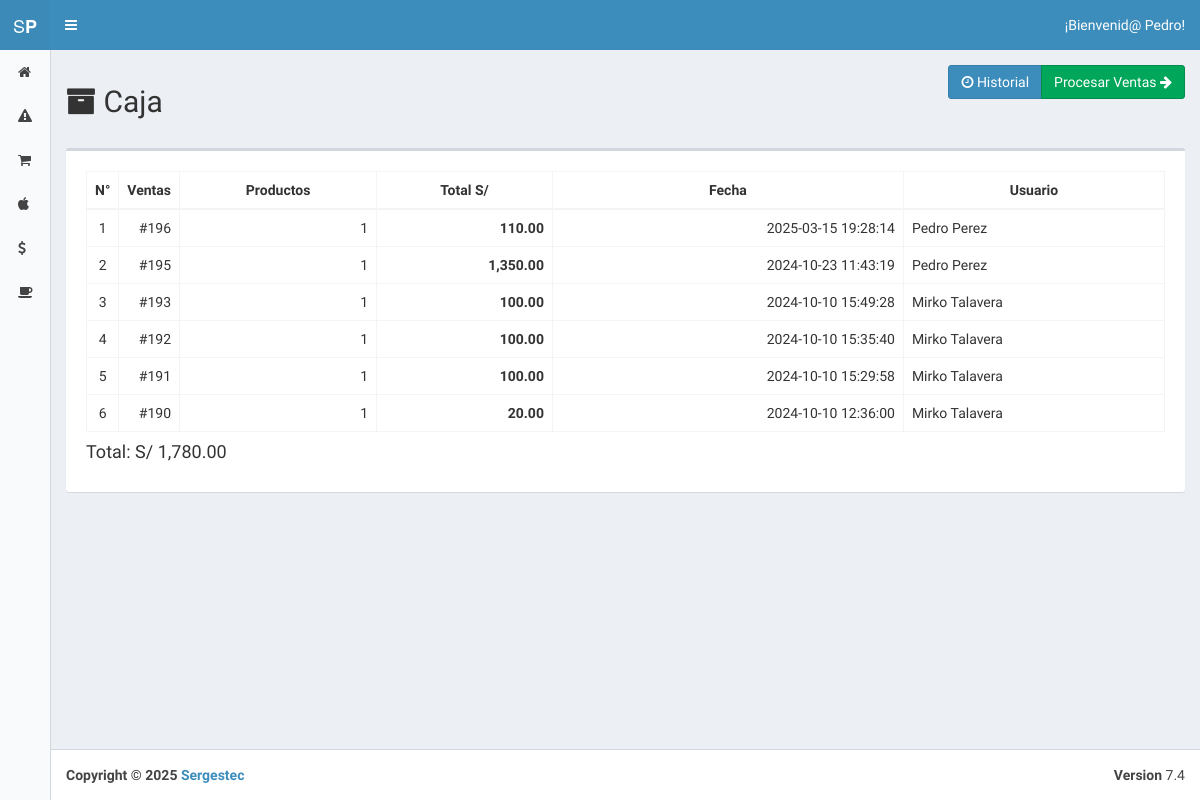
Before: /index.php?view=box (signed in) with the older database file.
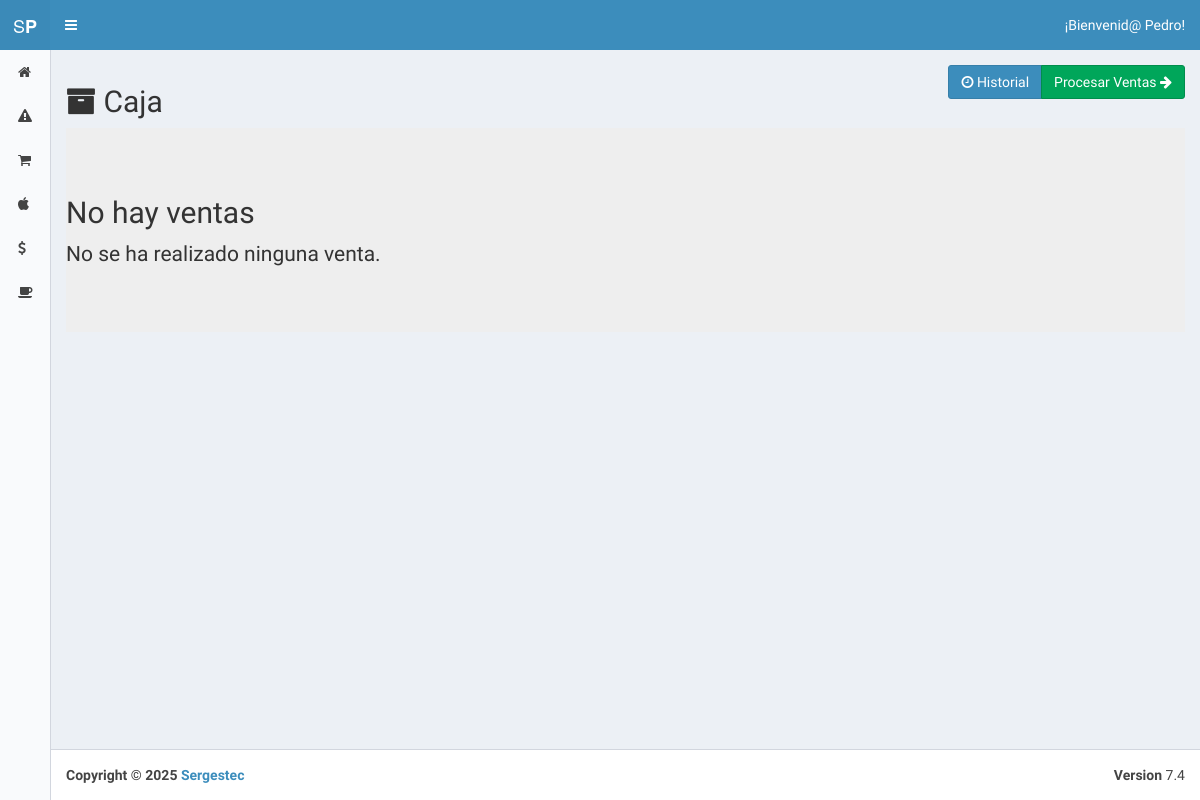
After: the same page with the newer database file.
### tables this page shows
CREATE TABLE `configuration` (
  `id` int(11) NOT NULL,
  `short` varchar(255) NOT NULL,
  `name` varchar(255) NOT NULL,
  `kind` int(11) NOT NULL,
  `val` varchar(255) NOT NULL
);

CREATE TABLE `sell` (
  `id` int(11) NOT NULL,
  `ref_id` int(11) NOT NULL,
  `person_id` int(11) DEFAULT NULL,
  `operation_type_id` int(11) DEFAULT '2',
  `box_id` int(11) DEFAULT NULL,
  `total` double DEFAULT NULL,
  `cash` double DEFAULT NULL,
  `discount` double DEFAULT NULL,
  `user_id` int(11) NOT NULL,
  `created_at` datetime DEFAULT NULL
);

CREATE TABLE `user` (
  `id` int(11) NOT NULL,
  `name` varchar(50) NOT NULL,
  `lastname` varchar(50) NOT NULL,
  `username` varchar(50) NOT NULL,
  `email` varchar(255) DEFAULT NULL,
  `password` varchar(60) NOT NULL,
  `image` varchar(255) DEFAULT NULL,
  `is_active` tinyint(1) NOT NULL DEFAULT '1',
  `is_admin` tinyint(1) NOT NULL DEFAULT '0',
  `counter` int(11) NOT NULL,
  `created_at` datetime NOT NULL
);

### core/controller/Lb.php (called while the page is built, shortened)
<?php
class Lb {
	public function start(){
		include "core/app/init.php";
	}
}
?>

### index.php (called while the page is built, shortened)
<?php
	$lb = new Lb();
	$lb->start();
?>

### core/controller/Model.php (called while the page is built, shortened)
<?php
class Model {
	public static function exists($modelname){
		$fullpath = self::getFullpath($modelname);
		$found=false;
		if(file_exists($fullpath)){
			$found = true;
		}
		return $found;
	}
	public static function getFullpath($modelname){
		return Core::$root."core/app/model/".$modelname.".php";
	}
	public static function many($query,$aclass){
		$cnt = 0;
		$array = array();
		while($r = $query->fetch_array()){
			$array[$cnt] = new $aclass;
			$cnt2=1;
			foreach ($r as $key => $v) {
				if($cnt2>0 && $cnt2%2==0){
					$array[$cnt]->$key = $v;
				}
				$cnt2++;
			}
			$cnt++;
		}
		return $array;
	}
	public static function one($query,$aclass){
		$found = null;
		$data = new $aclass;
		while($r = $query->fetch_array()){
			$cnt=1;
			foreach ($r as $key => $v) {
				if($cnt>0 && $cnt%2==0){
					$data->$key = $v;
				}
				$cnt++;
			}
			$found = $data;
			break;
		}
		return $found;
	}
}
?>

### core/controller/Executor.php (called while the page is built, shortened)
<?php
class Executor {
	public static function doit($sql){
		$con = Database::getCon();
		return array($con->query($sql),$con->insert_id);
	}
}
?>

### core/app/model/SellData.php (called while the page is built, shortened)
<?php
	class SellData {
		public static $tablename = "sell";
		public function __construct(){
			$this->user_id = "";
		}
		public function getUser(){ return UserData::getById($this->user_id); }
		public static function getSellsUnBoxed(){
			$sql = "select * from ".self::$tablename." where operation_type_id=2 and box_id is NULL order by id desc";
			$query = Executor::doit($sql);
			return Model::many($query[0],new SellData());
		}
	}
?>

### core/app/model/ConfigurationData.php (called while the page is built, shortened)
<?php
	class ConfigurationData {
		public static $tablename = "configuration";
		public static function getByPreffix($id){
			$sql = "select * from ".self::$tablename." where short=\"$id\"";
			$query = Executor::doit($sql);
			return Model::one($query[0],new ConfigurationData());
		}
	}
?>

### core/app/model/OperationData.php (called while the page is built, shortened)
<?php
	class OperationData {
		public static $tablename = "operation";
		public static function getAllProductsBySellId($sell_id){
			$sql = "select * from ".self::$tablename." where sell_id=$sell_id order by created_at desc";
			$query = Executor::doit($sql);
			return Model::many($query[0],new OperationData());
		}
	}
?>

### core/app/model/UserData.php (called while the page is built, shortened)
<?php
	class UserData {
		public static $tablename = "user";
		public static function getById($id){
			$sql = "select * from ".self::$tablename." where id=$id";
			$query = Executor::doit($sql);
			return Model::one($query[0],new UserData());
		}
	}
?>

### core/app/view/box-view.php (the view, shortened to what this page needs)
<section class="content">
	<?php $u=null;
    if(isset($_SESSION["user_id"]) &&$_SESSION["user_id"]!=""):
  	$currency = ConfigurationData::getByPreffix("currency")->val; ?>
	<div class="row">
		<div class="col-md-12">
			<div class="btn-group pull-right">
			<a href="./index.php?view=box_history" class="btn btn-primary"><i class="fa fa-clock-o"></i> Historial</a>
			<a href="./index.php?action=box_process" class="btn btn-success">Procesar Ventas <i class="fa fa-arrow-right"></i></a>
			</div>
			<h2><i class='fa fa-archive'></i> Caja</h2>
			<div class="form-group">
			<?php $products = SellData::getSellsUnBoxed();
			if(count($products)>0){
			$total_total = 0; ?>
			<br>
			<div class="box">
	  			<div class="box-body no-padding">
	  				<div class="box-body">
						<div class="box-body table-responsive">
							<table class="table table-bordered datatable table-hover	">
								<thead>
									<th style="text-align: center; width: 30px;">N°</th>
									<th style="text-align: center; width: 30px;">Ventas</th>
									<th style="text-align: center;">Productos</th>
									<th style="text-align: center;">Total&nbsp;<?php echo $currency; ?></th>
									<th style="text-align: center;">Fecha</th>
									<th style="text-align: center;">Usuario</th>
								</thead>
								<?php for($number=0; $number<1; $number++);
								foreach($products as $sell):
								$user = $sell->getUser(); ?>
								<tr>
									<td style="text-align: center; width:30px;"><?php echo $number; ?></td> <?php $number++; ?>
									<td style="text-align: right;"><?php echo "#".$sell->ref_id; ?></td>
									<td style="text-align: right;"><?php $operations = OperationData::getAllProductsBySellId($sell->id);
										echo count($operations); ?></td>
									<td style="text-align: right;"><b><?php $total_total += $sell->total;
										echo number_format($sell->total,2,".",",");
										?></b></td>
									<td style="text-align: right;"><?php echo $sell->created_at; ?></td>
									<td><?php echo $user->name.' '.$user->lastname; ?></td>
								</tr>
								<?php endforeach; ?>
							</table>
							<h4>Total: <?php echo $currency." ".number_format($total_total,2,".",","); ?></h4>
						</div>
					</div>
				</div>
			</div>
			<?php
			}else { ?>
			<div class="jumbotron">
				<h2>No hay ventas</h2>
				<p>No se ha realizado ninguna venta.</p>
			</div>
			<?php } ?>
		</div>
	</div>
	<?php endif; ?>
</section>

Changed rows visible on the page:
no longer on this page (row unchanged): configuration: val "S/"
no longer on this page (row edited): sell: ref "196", count($operations) "1", total "110.00", created_at "2025-03-15 19:28:14", user.name "Pedro", user.lastname "Perez"
no longer on this page (row edited): sell: ref "195", count($operations) "1", total "1,350.00", created_at "2024-10-23 11:43:19", user.name "Pedro", user.lastname "Perez"
no longer on this page (row edited): sell: ref "193", count($operations) "1", total "100.00", created_at "2024-10-10 15:49:28", user.name "Mirko", user.lastname "Talavera"
no longer on this page (row edited): sell: ref "192", count($operations) "1", total "100.00", created_at "2024-10-10 15:35:40", user.name "Mirko", user.lastname "Talavera"
no longer on this page (row edited): sell: ref "191", count($operations) "1", total "100.00", created_at "2024-10-10 15:29:58", user.name "Mirko", user.lastname "Talavera"
no longer on this page (row edited): sell: ref "190", count($operations) "1", total "20.00", created_at "2024-10-10 12:36:00", user.name "Mirko", user.lastname "Talavera"
Other visible differences:
$total_total: "1,780.00" → (not shown)
text no longer shown: "N° Ventas Productos Total Fecha Usuario Total:"
text now shown: "No hay ventas No se ha realizado ninguna venta."
